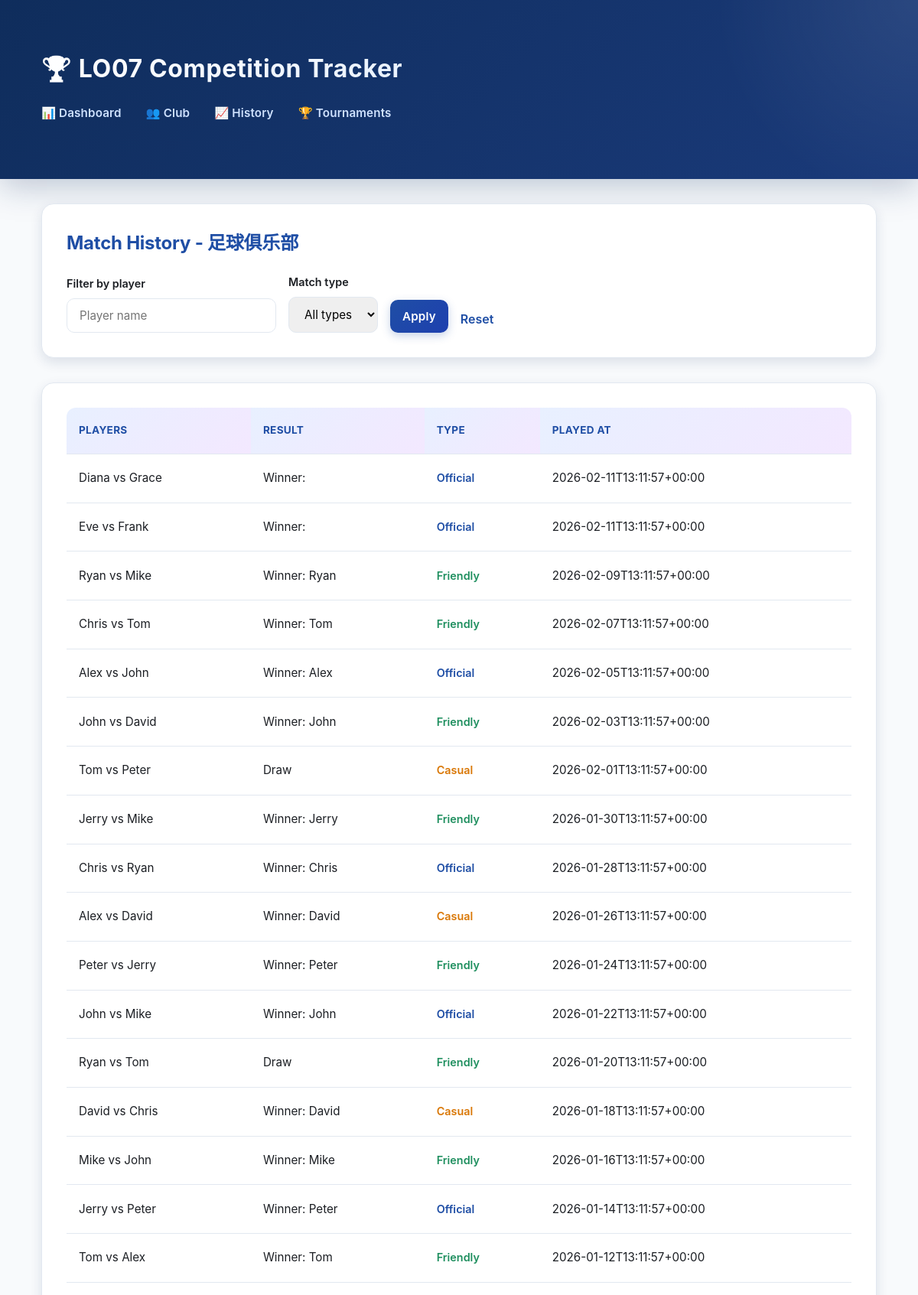
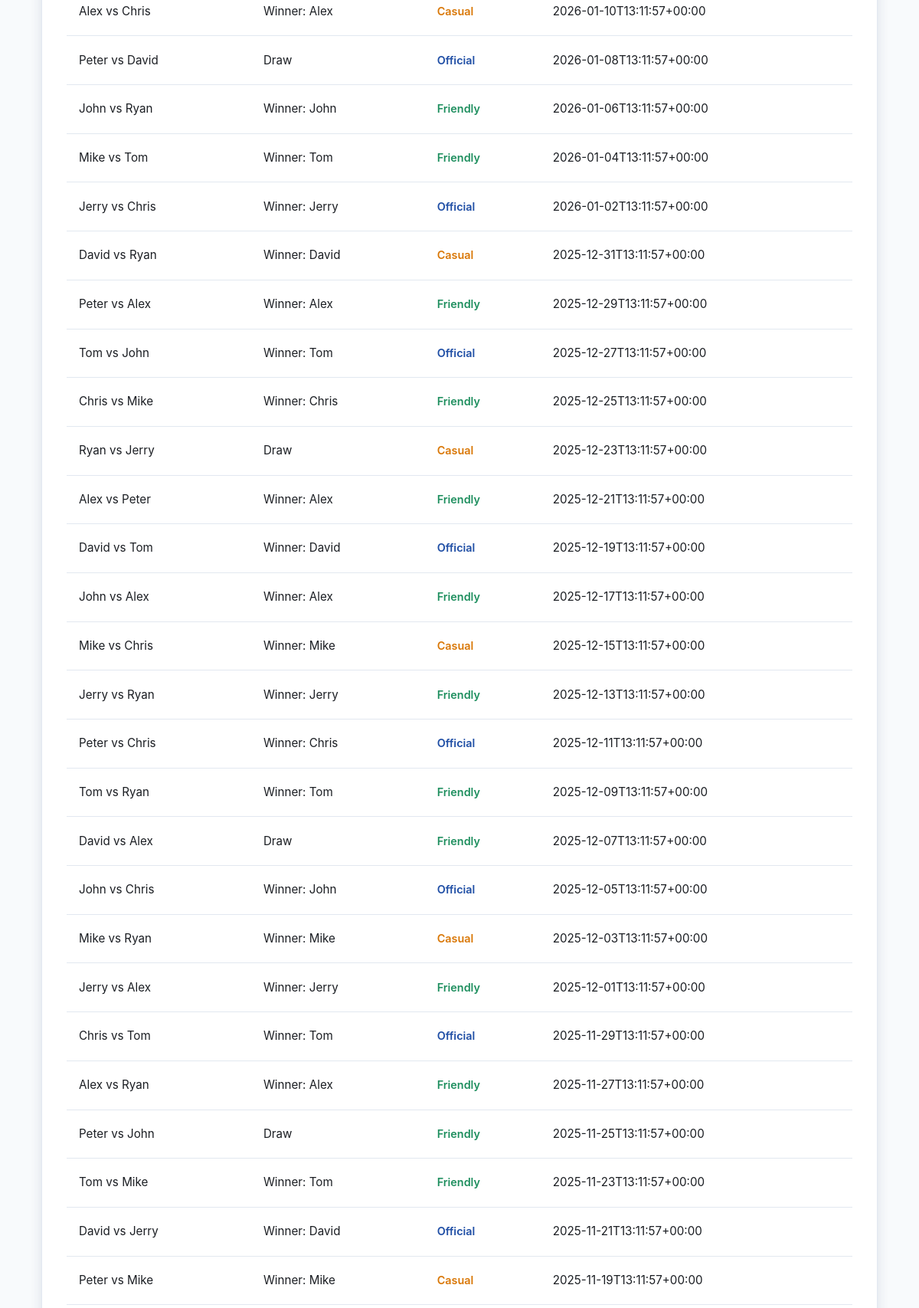
Page /match_history.php?club_id=2 (upper part) on the committed database (2 pictures, top to bottom).
### tables this page shows
CREATE TABLE clubs (
            id INTEGER PRIMARY KEY AUTOINCREMENT,
            name TEXT NOT NULL,
            sport TEXT NOT NULL,
            created_by INTEGER NOT NULL,
            created_at TEXT NOT NULL,
            FOREIGN KEY (created_by) REFERENCES users(id)
        );

CREATE TABLE matches (
            id INTEGER PRIMARY KEY AUTOINCREMENT,
            club_id INTEGER NOT NULL,
            player_a_id INTEGER NOT NULL,
            player_b_id INTEGER NOT NULL,
            winner_id INTEGER,
            is_draw INTEGER NOT NULL DEFAULT 0,
            match_type TEXT NOT NULL DEFAULT "friendly",
            played_at TEXT NOT NULL,
            FOREIGN KEY (club_id) REFERENCES clubs(id) ON DELETE CASCADE,
            FOREIGN KEY (player_a_id) REFERENCES users(id),
            FOREIGN KEY (player_b_id) REFERENCES users(id),
            FOREIGN KEY (winner_id) REFERENCES users(id)
        );

### public/match_history.php (called while the page is built, shortened)
<?php
require __DIR__ . '/../app/bootstrap.php';
$clubId = (int) ($_GET['club_id'] ?? 0);
$filter = trim($_GET['player'] ?? '');
$filterType = trim($_GET['type'] ?? '');
$controller = new HistoryController($repo);
$data = $controller->getHistoryData($clubId, $filter, $filterType);
$club = $data['club'];
$matches = $data['matches'];
require __DIR__ . '/../app/views/history.php';
require __DIR__ . '/../app/views/layout.php';

### app/bootstrap.php (called while the page is built, shortened)
<?php
$config = require __DIR__ . '/config/config.php';
require __DIR__ . '/config/db.php';
require __DIR__ . '/models/Repository.php';
require __DIR__ . '/controllers/DashboardController.php';
require __DIR__ . '/controllers/HistoryController.php';
$db = db_connect($config);
$repo = new Repository($db);

### app/controllers/HistoryController.php (called while the page is built)
<?php
class HistoryController
{
    private Repository $repo;
    public function __construct(Repository $repo)
    {
        $this->repo = $repo;
    }
    public function getHistoryData(int $clubId, string $playerFilter, string $typeFilter = ''): array
    {
        return [
            'club' => $this->repo->getClub($clubId),
            'matches' => $this->repo->listMatches($clubId, $playerFilter, $typeFilter),
            'filter' => $playerFilter,
            'filterType' => $typeFilter,
        ];
    }
}

### app/models/Repository.php (called while the page is built, shortened)
<?php
class Repository
{
    private PDO $db;
    public function __construct(PDO $db)
    {
        $this->db = $db;
    }
    public function getClub(int $clubId): ?array
    {
        $stmt = $this->db->prepare(
            'SELECT c.*, u.username AS creator_name
             FROM clubs c
             LEFT JOIN users u ON u.id = c.created_by
             WHERE c.id = :id'
        );
        $stmt->execute(['id' => $clubId]);
        $club = $stmt->fetch(PDO::FETCH_ASSOC);
        return $club ?: null;
    }
    public function listMatches(int $clubId, string $playerFilter = '', string $typeFilter = ''): array
    {
        $playerFilter = trim($playerFilter);
        $typeFilter = trim($typeFilter);
        $sql =
            'SELECT m.*, ua.username AS player_a_name, ub.username AS player_b_name,
                uw.username AS winner_name
             FROM matches m
             JOIN users ua ON ua.id = m.player_a_id
             JOIN users ub ON ub.id = m.player_b_id
             LEFT JOIN users uw ON uw.id = m.winner_id
             WHERE m.club_id = :club_id';
        $params = ['club_id' => $clubId];
        $sql .= ' ORDER BY m.played_at DESC';
        $stmt = $this->db->prepare($sql);
        $stmt->execute($params);
        return $stmt->fetchAll(PDO::FETCH_ASSOC);
    }
}

### app/views/history.php (the view, shortened to what this page needs)
<section class="card">
    <h2>Match History - <?php echo htmlspecialchars($club['name']); ?></h2>
    <form method="get" class="form-inline">
        <label>
            Filter by player
            <input type="text" name="player" value="<?php echo htmlspecialchars($filter); ?>" placeholder="Player name">
        </label>
        <label>
            Match type
            <select name="type">
                <option value="">All types</option>
            </select>
        </label>
        <button type="submit">Apply</button>
        <a class="link" href="match_history.php?club_id=<?php echo (int) $club['id']; ?>">Reset</a>
    </form>
</section>
<section class="card">
    <?php if (empty($matches)) : ?>
        <p>No matches found.</p>
    <?php else : ?>
        <div class="table-wrap">
            <table>
                <thead>
                <tr>
                    <th>Players</th>
                    <th>Result</th>
                    <th>Type</th>
                    <th>Played at</th>
                </tr>
                </thead>
                <tbody>
                <?php foreach ($matches as $match) : ?>
                    <?php
                    $typeLabel = match($match['match_type'] ?? 'friendly') {
                        'official' => 'Official',
                        'casual' => 'Casual',
                        default => 'Friendly'
                    };
                    $typeColor = match($match['match_type'] ?? 'friendly') {
                        'official' => 'var(--blue)',
                        'casual' => 'var(--amber)',
                        default => 'var(--green)'
                    };
                    ?>
                    <tr>
                        <td>
                            <?php echo htmlspecialchars($match['player_a_name']); ?>
                            vs
                            <?php echo htmlspecialchars($match['player_b_name']); ?>
                        </td>
                        <td>
                            <?php if ((int) $match['is_draw'] === 1) : ?>
                                Draw
                            <?php else : ?>
                                Winner: <?php echo htmlspecialchars($match['winner_name'] ?? ''); ?>
                            <?php endif; ?>
                        </td>
                        <td>
                            <span style="
                                color: <?php echo $typeColor; ?>;
                                font-weight: 600;
                                font-size: 0.9rem;
                            ">
                                <?php echo $typeLabel; ?>
                            </span>
                        </td>
                        <td><?php echo htmlspecialchars($match['played_at']); ?></td>
                    </tr>
                <?php endforeach; ?>
                </tbody>
            </table>
        </div>
    <?php endif; ?>
</section>

### public/assets/styles.css (style rules this page uses)
:root { --blue: #1f4ea5; --blue-light: #e8f0ff; --green: #1f8f5f; --green-light: #e8f5ef; --red: #c13b2a; --red-light: #ffe8e5; --amber: #d97706; --amber-light: #fef3e2; --purple: #7c3aed; --purple-light: #f3e8ff; --sky: #0284c7; --sky-light: #e0f2fe; --bg: #f8fafc; --bg-dark: #1e293b; --card: #ffffff; --text: #1b1e23; --muted: #64748b; --border: #e2e8f0; --shadow-sm: 0 2px 6px rgba(15, 45, 92, 0.08); --shadow-md: 0 6px 16px rgba(15, 45, 92, 0.12); --shadow-lg: 0 12px 32px rgba(15, 45, 92, 0.15); }
* { box-sizing: border-box; }
body { margin: 0; font-family: -apple-system, BlinkMacSystemFont, "Segoe UI", "Helvetica Neue", sans-serif; color: var(--text); background: var(--bg); line-height: 1.6; }
.card { background: var(--card); border-radius: 16px; padding: 2rem; margin-bottom: 2rem; box-shadow: var(--shadow-md); transition: all 0.3s ease; border: 1px solid var(--border); position: relative; overflow: hidden; }
.card::before { content: ''; position: absolute; top: 0; left: 0; right: 0; height: 4px; background: linear-gradient(90deg, var(--blue), var(--purple), var(--sky)); transform: scaleX(0); transform-origin: left; transition: transform 0.3s ease; }
.card h2 { margin: 0 0 1.2rem; font-size: 1.5rem; color: var(--blue); font-weight: 700; letter-spacing: -0.01em; }
.form-inline { display: flex; flex-wrap: wrap; gap: 1rem; align-items: flex-end; }
label { display: grid; gap: 0.5rem; font-size: 0.9rem; color: var(--text); font-weight: 600; }
input, select, button { padding: 0.75rem 1rem; border-radius: 10px; border: 1.5px solid var(--border); font-size: 0.95rem; font-family: inherit; transition: all 0.3s ease; }
button { background: linear-gradient(135deg, var(--blue) 0%, #1e40af 100%); color: white; border: none; cursor: pointer; font-weight: 600; letter-spacing: 0.01em; box-shadow: 0 4px 12px rgba(31, 78, 165, 0.25); }
.table-wrap { overflow-x: auto; }
table { width: 100%; border-collapse: collapse; background: var(--card); border-radius: 12px; overflow: hidden; }
th, td { text-align: left; padding: 1.2rem 1rem; border-bottom: 1px solid var(--border); font-size: 0.95rem; line-height: 1.6; }
th { background: linear-gradient(135deg, var(--blue-light) 0%, var(--purple-light) 100%); color: var(--blue); font-weight: 700; letter-spacing: 0.02em; text-transform: uppercase; font-size: 0.85rem; }
tbody tr { transition: all 0.2s ease; }
.link { color: var(--blue); font-weight: 600; text-decoration: none; transition: all 0.2s ease; border-bottom: 2px solid transparent; padding-bottom: 2px; }

### rows in the picture
clubs: name "足球俱乐部"
matches: player_a_name "Diana", player_b_name "Grace", match_type "Official", played_at "2026-02-11T13:11:57+00:00"
matches: player_a_name "Eve", player_b_name "Frank", match_type "Official", played_at "2026-02-11T13:11:57+00:00"
matches: player_a_name "Ryan", player_b_name "Mike", winner_name "Ryan", match_type "Friendly", played_at "2026-02-09T13:11:57+00:00"
matches: player_a_name "Chris", player_b_name "Tom", winner_name "Tom", match_type "Friendly", played_at "2026-02-07T13:11:57+00:00"
matches: player_a_name "Alex", player_b_name "John", winner_name "Alex", match_type "Official", played_at "2026-02-05T13:11:57+00:00"
matches: player_a_name "John", player_b_name "David", winner_name "John", match_type "Friendly", played_at "2026-02-03T13:11:57+00:00"
matches: player_a_name "Tom", player_b_name "Peter", is_draw "Draw", match_type "Casual", played_at "2026-02-01T13:11:57+00:00"
matches: player_a_name "Jerry", player_b_name "Mike", winner_name "Jerry", match_type "Friendly", played_at "2026-01-30T13:11:57+00:00"
matches: player_a_name "Chris", player_b_name "Ryan", winner_name "Chris", match_type "Official", played_at "2026-01-28T13:11:57+00:00"
matches: player_a_name "Alex", player_b_name "David", winner_name "David", match_type "Casual", played_at "2026-01-26T13:11:57+00:00"
matches: player_a_name "Peter", player_b_name "Jerry", winner_name "Peter", match_type "Friendly", played_at "2026-01-24T13:11:57+00:00"
matches: player_a_name "John", player_b_name "Mike", winner_name "John", match_type "Official", played_at "2026-01-22T13:11:57+00:00"
matches: player_a_name "Ryan", player_b_name "Tom", is_draw "Draw", match_type "Friendly", played_at "2026-01-20T13:11:57+00:00"
matches: player_a_name "David", player_b_name "Chris", winner_name "David", match_type "Casual", played_at "2026-01-18T13:11:57+00:00"
matches: player_a_name "Mike", player_b_name "John", winner_name "Mike", match_type "Friendly", played_at "2026-01-16T13:11:57+00:00"
matches: player_a_name "Jerry", player_b_name "Peter", winner_name "Peter", match_type "Official", played_at "2026-01-14T13:11:57+00:00"
matches: player_a_name "Tom", player_b_name "Alex", winner_name "Tom", match_type "Friendly", played_at "2026-01-12T13:11:57+00:00"
matches: player_a_name "Alex", player_b_name "Chris", winner_name "Alex", match_type "Casual", played_at "2026-01-10T13:11:57+00:00"
matches: player_a_name "Peter", player_b_name "David", is_draw "Draw", match_type "Official", played_at "2026-01-08T13:11:57+00:00"
matches: player_a_name "John", player_b_name "Ryan", winner_name "John", match_type "Friendly", played_at "2026-01-06T13:11:57+00:00"
matches: player_a_name "Mike", player_b_name "Tom", winner_name "Tom", match_type "Friendly", played_at "2026-01-04T13:11:57+00:00"
matches: player_a_name "Jerry", player_b_name "Chris", winner_name "Jerry", match_type "Official", played_at "2026-01-02T13:11:57+00:00"
matches: player_a_name "David", player_b_name "Ryan", winner_name "David", match_type "Casual", played_at "2025-12-31T13:11:57+00:00"
matches: player_a_name "Peter", player_b_name "Alex", winner_name "Alex", match_type "Friendly", played_at "2025-12-29T13:11:57+00:00"
matches: player_a_name "Tom", player_b_name "John", winner_name "Tom", match_type "Official", played_at "2025-12-27T13:11:57+00:00"
matches: player_a_name "Chris", player_b_name "Mike", winner_name "Chris", match_type "Friendly", played_at "2025-12-25T13:11:57+00:00"
matches: player_a_name "Ryan", player_b_name "Jerry", is_draw "Draw", match_type "Casual", played_at "2025-12-23T13:11:57+00:00"
matches: player_a_name "Alex", player_b_name "Peter", winner_name "Alex", match_type "Friendly", played_at "2025-12-21T13:11:57+00:00"
matches: player_a_name "David", player_b_name "Tom", winner_name "David", match_type "Official", played_at "2025-12-19T13:11:57+00:00"
matches: player_a_name "John", player_b_name "Alex", winner_name "Alex", match_type "Friendly", played_at "2025-12-17T13:11:57+00:00"
matches: player_a_name "Mike", player_b_name "Chris", winner_name "Mike", match_type "Casual", played_at "2025-12-15T13:11:57+00:00"
matches: player_a_name "Jerry", player_b_name "Ryan", winner_name "Jerry", match_type "Friendly", played_at "2025-12-13T13:11:57+00:00"
matches: player_a_name "Peter", player_b_name "Chris", winner_name "Chris", match_type "Official", played_at "2025-12-11T13:11:57+00:00"
matches: player_a_name "Tom", player_b_name "Ryan", winner_name "Tom", match_type "Friendly", played_at "2025-12-09T13:11:57+00:00"
matches: player_a_name "David", player_b_name "Alex", is_draw "Draw", match_type "Friendly", played_at "2025-12-07T13:11:57+00:00"
matches: player_a_name "John", player_b_name "Chris", winner_name "John", match_type "Official", played_at "2025-12-05T13:11:57+00:00"
matches: player_a_name "Mike", player_b_name "Ryan", winner_name "Mike", match_type "Casual", played_at "2025-12-03T13:11:57+00:00"
matches: player_a_name "Jerry", player_b_name "Alex", winner_name "Jerry", match_type "Friendly", played_at "2025-12-01T13:11:57+00:00"
matches: player_a_name "Chris", player_b_name "Tom", winner_name "Tom", match_type "Official", played_at "2025-11-29T13:11:57+00:00"
matches: player_a_name "Alex", player_b_name "Ryan", winner_name "Alex", match_type "Friendly", played_at "2025-11-27T13:11:57+00:00"
matches: player_a_name "Peter", player_b_name "John", is_draw "Draw", match_type "Friendly", played_at "2025-11-25T13:11:57+00:00"
matches: player_a_name "Tom", player_b_name "Mike", winner_name "Tom", match_type "Friendly", played_at "2025-11-23T13:11:57+00:00"
matches: player_a_name "David", player_b_name "Jerry", winner_name "David", match_type "Official", played_at "2025-11-21T13:11:57+00:00"
matches: player_a_name "Peter", player_b_name "Mike", winner_name "Mike", match_type "Casual", played_at "2025-11-19T13:11:57+00:00"
